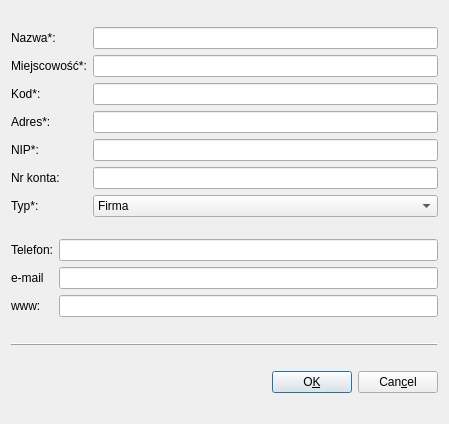
<?xml version="1.0" encoding="UTF-8"?>
<ui version="4.0">
 <class>Kontrahenci</class>
 <widget class="QDialog" name="Kontrahenci">
  <property name="geometry">
   <rect>
    <x>0</x>
    <y>0</y>
    <width>449</width>
    <height>424</height>
   </rect>
  </property>
  <property name="windowTitle">
   <string>Dodaj kontrahenta</string>
  </property>
  <layout class="QVBoxLayout" name="verticalLayout">
   <item>
    <layout class="QHBoxLayout">
     <item>
      <layout class="QVBoxLayout">
       <item>
        <widget class="QLabel" name="textLabel1">
         <property name="text">
          <string>Nazwa*:</string>
         </property>
         <property name="wordWrap">
          <bool>false</bool>
         </property>
        </widget>
       </item>
       <item>
        <widget class="QLabel" name="textLabel3">
         <property name="text">
          <string>Miejscowość*:</string>
         </property>
         <property name="wordWrap">
          <bool>false</bool>
         </property>
        </widget>
       </item>
       <item>
        <widget class="QLabel" name="textLabel4">
         <property name="text">
          <string>Kod*:</string>
         </property>
         <property name="wordWrap">
          <bool>false</bool>
         </property>
        </widget>
       </item>
       <item>
        <widget class="QLabel" name="textLabel2">
         <property name="text">
          <string>Adres*:</string>
         </property>
         <property name="wordWrap">
          <bool>false</bool>
         </property>
        </widget>
       </item>
       <item>
        <widget class="QLabel" name="textLabel2_2">
         <property name="text">
          <string>NIP*:</string>
         </property>
         <property name="wordWrap">
          <bool>false</bool>
         </property>
        </widget>
       </item>
       <item>
        <widget class="QLabel" name="textLabel5">
         <property name="text">
          <string>Nr konta:</string>
         </property>
         <property name="wordWrap">
          <bool>false</bool>
         </property>
        </widget>
       </item>
       <item>
        <widget class="QLabel" name="textLabel6">
         <property name="text">
          <string>Typ*:</string>
         </property>
         <property name="wordWrap">
          <bool>false</bool>
         </property>
        </widget>
       </item>
      </layout>
     </item>
     <item>
      <layout class="QVBoxLayout">
       <item>
        <widget class="QLineEdit" name="nameEdit"/>
       </item>
       <item>
        <widget class="QLineEdit" name="placeEdit"/>
       </item>
       <item>
        <widget class="QLineEdit" name="codeEdit"/>
       </item>
       <item>
        <widget class="QLineEdit" name="addressEdit"/>
       </item>
       <item>
        <widget class="QLineEdit" name="nipEdit">
         <property name="inputMask">
          <string/>
         </property>
         <property name="text">
          <string/>
         </property>
         <property name="maxLength">
          <number>13</number>
         </property>
        </widget>
       </item>
       <item>
        <widget class="QLineEdit" name="accountEdit">
         <property name="inputMask">
          <string/>
         </property>
        </widget>
       </item>
       <item>
        <widget class="QComboBox" name="typeCombo">
         <item>
          <property name="text">
           <string>Firma</string>
          </property>
         </item>
         <item>
          <property name="text">
           <string>Urząd</string>
          </property>
         </item>
        </widget>
       </item>
      </layout>
     </item>
    </layout>
   </item>
   <item>
    <layout class="QHBoxLayout">
     <item>
      <layout class="QVBoxLayout">
       <item>
        <widget class="QLabel" name="textLabel5_2">
         <property name="text">
          <string>Telefon:</string>
         </property>
         <property name="wordWrap">
          <bool>false</bool>
         </property>
        </widget>
       </item>
       <item>
        <widget class="QLabel" name="textLabel5_2_2">
         <property name="text">
          <string>e-mail</string>
         </property>
         <property name="wordWrap">
          <bool>false</bool>
         </property>
        </widget>
       </item>
       <item>
        <widget class="QLabel" name="textLabel5_2_2_2">
         <property name="text">
          <string>www:</string>
         </property>
         <property name="wordWrap">
          <bool>false</bool>
         </property>
        </widget>
       </item>
      </layout>
     </item>
     <item>
      <layout class="QVBoxLayout">
       <item>
        <widget class="QLineEdit" name="telefonEdit"/>
       </item>
       <item>
        <widget class="QLineEdit" name="emailEdit"/>
       </item>
       <item>
        <widget class="QLineEdit" name="wwwEdit"/>
       </item>
      </layout>
     </item>
    </layout>
   </item>
   <item>
    <widget class="QFrame" name="frame">
     <property name="maximumSize">
      <size>
       <width>16777215</width>
       <height>10</height>
      </size>
     </property>
     <property name="frameShape">
      <enum>QFrame::HLine</enum>
     </property>
     <property name="frameShadow">
      <enum>QFrame::Raised</enum>
     </property>
     <layout class="QGridLayout" name="gridLayout"/>
    </widget>
   </item>
   <item>
    <layout class="QHBoxLayout">
     <item>
      <spacer>
       <property name="orientation">
        <enum>Qt::Horizontal</enum>
       </property>
       <property name="sizeType">
        <enum>QSizePolicy::Expanding</enum>
       </property>
       <property name="sizeHint" stdset="0">
        <size>
         <width>40</width>
         <height>20</height>
        </size>
       </property>
      </spacer>
     </item>
     <item>
      <widget class="QPushButton" name="okButton">
       <property name="text">
        <string>O&amp;K</string>
       </property>
       <property name="shortcut">
        <string>Alt+K</string>
       </property>
      </widget>
     </item>
     <item>
      <widget class="QPushButton" name="cancelButton">
       <property name="text">
        <string>Can&amp;cel</string>
       </property>
       <property name="shortcut">
        <string>Alt+C</string>
       </property>
      </widget>
     </item>
    </layout>
   </item>
  </layout>
 </widget>
 <layoutdefault spacing="6" margin="11"/>
 <pixmapfunction>qPixmapFromMimeSource</pixmapfunction>
 <resources/>
 <connections>
  <connection>
   <sender>cancelButton</sender>
   <signal>clicked()</signal>
   <receiver>Kontrahenci</receiver>
   <slot>close()</slot>
   <hints>
    <hint type="sourcelabel">
     <x>20</x>
     <y>20</y>
    </hint>
    <hint type="destinationlabel">
     <x>20</x>
     <y>20</y>
    </hint>
   </hints>
  </connection>
 </connections>
</ui>
